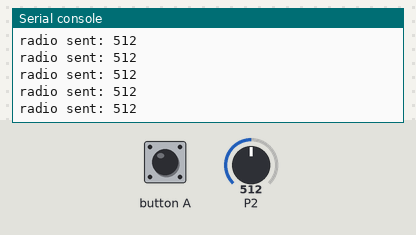
Simulated run of this program. Board: BBC micro:bit (MakeCode). Parts: the last lines printed to the serial console. The inputs (shaded band) are chosen by the test bench; at power-on: P2 = 512 (analog values on the 0–1023 scale). No radio messages arrive unless stated (any console line starting 'radio sent:' is added by the test bench).

Above: at 1.2 s.
1.3 s: P2 set to 716
At 1.8 s:
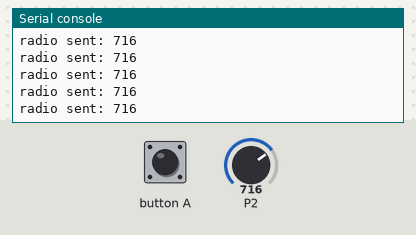
2.8 s: P2 set to 900
At 3.7 s:
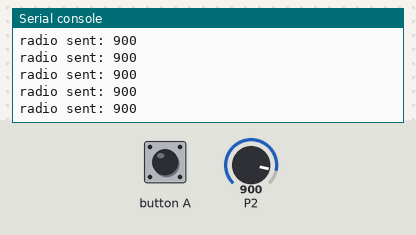
Timing chart, 0 to 5.8 s (numbered marks = the images above; inputs shaded):
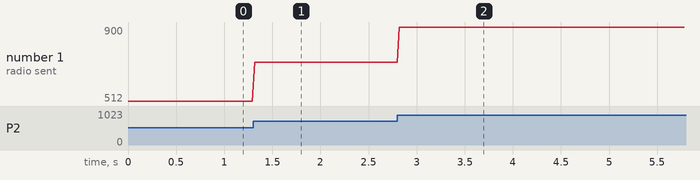

Measured:
- after the input at 1.3 s, the serial console: prints a new line at once (image 1)
- after the input at 2.8 s, the serial console: prints a new line at once (image 2)
- plotted number 1: 512 → 716 after the input at 1.3 s, 716 → 900 after the input at 2.8 s

The program:

main.ts
```typescript
input.onButtonPressed(Button.A, function () {

})
let cachire = 0
pins.setPull(DigitalPin.P2, PinPullMode.PullUp)
radio.setGroup(101)
basic.forever(function () {
    cachire = pins.analogReadPin(AnalogPin.P2)
    radio.sendNumber(cachire)
})
```

test.ts
```typescript
// les tests vont ici ; cela ne sera pas compilé si ce paquet est utilisé en tant qu'extension.
```
